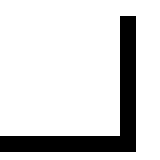
#> input picture 00_Contours/sample_tests/20x20pix_test2.png, 20 x 20 px, found by its file name (shown 8 times larger)
$ python _helena_contours_turtle.py
#> lines starting #> are read from the running program, lines starting #| are printed output that depends on the picture; after the words box and inside, x2 and y2 are one past the last pixel; in counts of white or black regions, pixels touching at a corner belong together
import cv2 as cv
import numpy as np
import argparse
import random as rng

rng.seed(12345)

# current position at the start is the origin point and we have the convention
# that forward is aligned with X-axis
current_position = [0,0]
desired_width = 200 # in cm - user input
camera_image_width = 20 # Or get this from opencv camera input // piCamera is 1024 (x) x 768 (y)
distance_to_pixel_ratio = desired_width / camera_image_width

import math
from time import sleep

def find_angle(current_position, target_point, point_after_target):
    # First iteration no spline
    delta_y = target_point[1]-current_position[1]
    delta_x = target_point[0]-current_position[0]

    return math.tan(delta_y/delta_x)


def find_distance(current_position, target_point):

    delta_y = target_point[1]-current_position[1]
    delta_x = target_point[0]-current_position[0]

    return math.sqrt((delta_x**2)+(delta_y**2))

def send_to_robot(angle, distance, command_before = None, command_after = None):

    if command_before is not None:
        if command_before == "PEN DOWN":
            ser.print("PEN DOWN")

# [27 lines of commented-out code are left out]


def thresh_callback(val):
    threshold = val

    # Detect edges using Canny
    canny_output = cv.Canny(src_gray, threshold, threshold * 2)

    # Find contours
    contours, hierarchy = cv.findContours(canny_output, cv.RETR_TREE, cv.CHAIN_APPROX_SIMPLE)

    # Draw contours
    drawing = np.zeros((canny_output.shape[0], canny_output.shape[1], 3), dtype=np.uint8)

    for contour in contours:
        # color = (rng.randint(0,256), rng.randint(0,256), rng.randint(0,256))
        # cv.drawContours(drawing, contours, i, color, 2, cv.LINE_8, hierarchy, 0)

        # Each contour is a list of lists
        contour = [[1,2],[45,9]] #[[X, Y],[X, Y]]

        for i in range(len(contour)):

            target_point = contour[i] # [X0, Y0]
            point_after_target = contour[i+1]  # [X1, Y1]

            angle = find_angle(current_position, target_point, point_after_target)
            distance = find_distance(current_position, target_point)*distance_to_pixel_ratio
            command_before = decide_pen(boolean_list)
            command_after = decide_pen(boolean_list)

            send_to_robot(angle, distance, command_before, command_after)

            while not wait_for_instruction():
                print ("Waiting")

# Load source image
parser = argparse.ArgumentParser(description='Code for Finding contours in your image tutorial.')
parser.add_argument('--input', help='Path to input image.', default='Pixel Image')
args = parser.parse_args()

src = cv.imread('/Users/helenahomsi/Desktop/IAAC/07 TERM 02/HARDWARE II/SHEDIO/00_Contours/sample_tests/20x20pix_test2.png')
#> src is the input picture: shape (20, 20, 3); 84% white; black in thin lines or dots, all inside (x1, y1, x2, y2) = (0, 2, 17, 19)
if src is None:
    print('Could not open or find the image:', args.input)
    exit(0)

# Convert image to gray and blur it
src_gray = cv.cvtColor(src, cv.COLOR_BGR2GRAY)
src_gray = cv.blur(src_gray, (3,3))
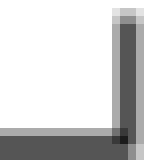
#> src_gray: shape (20, 20) (shown 8 times larger); min 28, max 255, mean 210.6

# Create Window
source_window = 'Source'
cv.namedWindow(source_window)
cv.imshow(source_window, src)
max_thresh = 255
thresh = 100 # initial threshold
cv.createTrackbar('Canny Thresh:', source_window, thresh, max_thresh, thresh_callback)
thresh_callback(thresh)
#> in thresh_callback, `canny_output = cv.Canny(src_gray, threshold, threshold * 2)`:
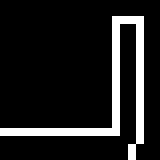
#> canny_output: shape (20, 20) (shown 8 times larger); 12.2% white in thin lines or dots, all inside (x1, y1, x2, y2) = (0, 2, 18, 20)
#> in thresh_callback, `contours, hierarchy = cv.findContours(canny_output, cv.RETR_TREE, cv.C..`: contours = 1 contour, all with area under 20
#> the loop in thresh_callback, `for contour in contours:` made 1 pass
#> (the run stopped early here; a loop or call above may not have finished)
